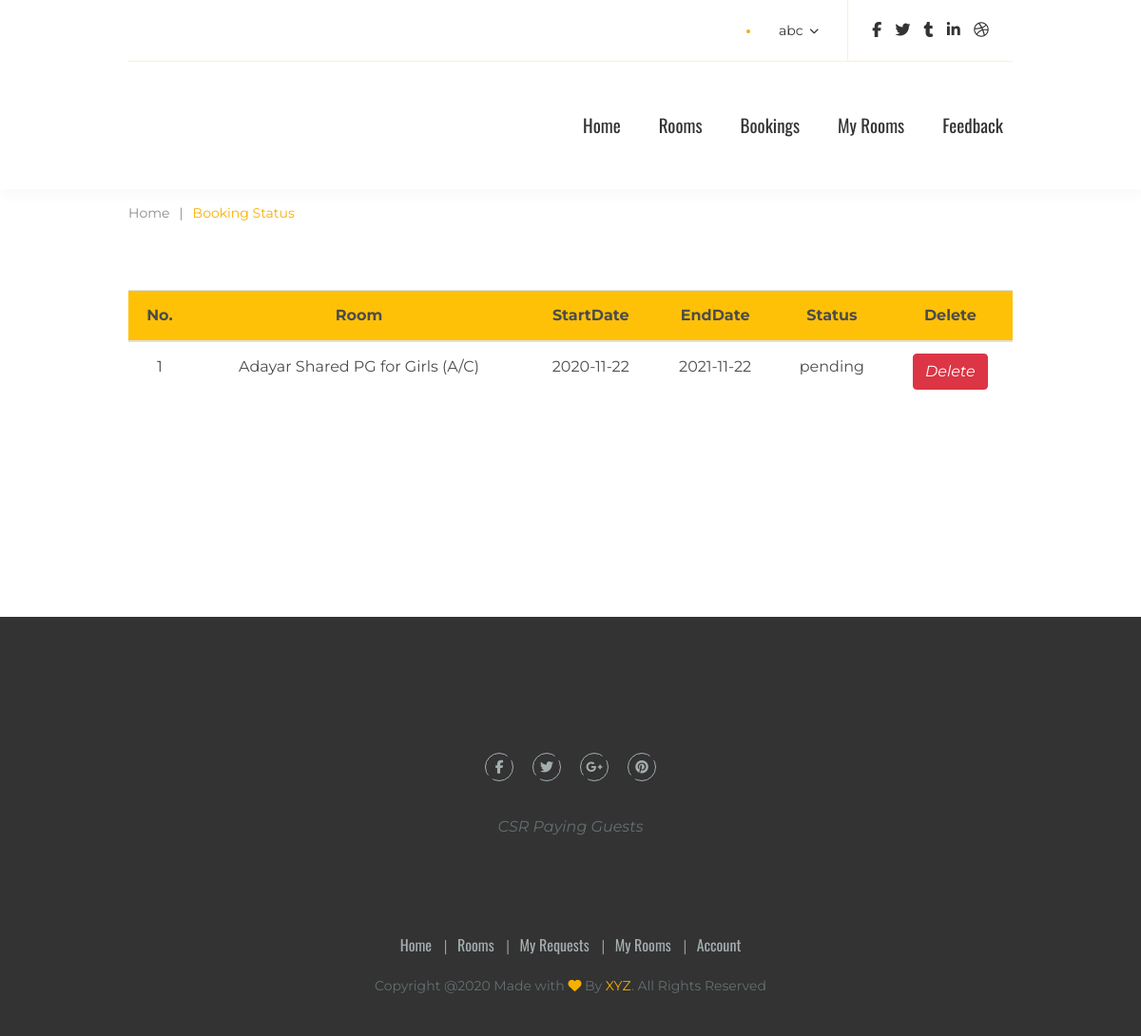
Screenshot of /user/status.php (signed in) with the database file from the repository.
### tables this page shows
CREATE TABLE `requests` (
  `id` int(11) NOT NULL,
  `userid` int(11) NOT NULL,
  `name` varchar(255) NOT NULL,
  `email` varchar(255) NOT NULL,
  `room` varchar(100) NOT NULL,
  `room_id` int(11) NOT NULL,
  `start_date` date NOT NULL,
  `end_date` date NOT NULL,
  `duration` int(11) NOT NULL,
  `quantity` int(11) NOT NULL,
  `status` varchar(50) NOT NULL,
  `description` varchar(255) DEFAULT NULL,
  `created_at` datetime NOT NULL DEFAULT current_timestamp()
);

### user/status.php (the view, shortened to what this page needs)
<?php
include_once('../include/head.php');
if(isset($_SESSION['user_id']))
	{
		?>
<body class="not-front page-rooms">
    <div id="main">
        <?php include_once('../include/header.php'); ?>
        <div class="breadcrumbs1_wrapper">
            <div class="container">
                <div class="breadcrumbs1"><a href="../">Home</a><span>|</span>Booking Status</div>
            </div>
        </div>
        <div class="container" style="min-height:400px;">
            <div class="table-responsive">
                <br><br>
                <table class="table table-hover text-center">
                    <thead>
                        <tr class="bg-warning">
                            <th>No. </th>
                            <th>Room</th>
                            <th>StartDate</th>
                            <th>EndDate</th>
                            <th>Status</th>
                            <th>Delete</th>
                        </tr>
                    </thead>
                    <tbody>
                    <?php
                        $user_id=$_SESSION['user_id'];
                        $requests=mysqli_query($con,"select * from requests where userid='$user_id' && status!='approved' order by id desc");
                        if(mysqli_num_rows($requests)) :
                            $no=1;
                            while($row=mysqli_fetch_array($requests)) : ?>
                            <tr>
                                <td><?php echo $no; $no++; ?></td>
                                <td><?php echo $row['room']; ?></td>
                                <td><?php echo $row['start_date']; ?></td>
                                <td><?php echo $row['end_date']; ?></td>
                                <td><?php echo $row['status']; ?><br> <?php echo $row['description']; ?> </td>
                                <td><a href="../include/process.php?delete_request=<?php echo $row['id']; ?>"><i class="btn btn-danger">Delete</i></a></td>
                            </tr>
                        <?php endwhile;
                        else : ?>
                            <tr>
                                <td colspan="6">Nothing Found</td>
                            </tr>
                        <?php endif; ?>
                        </tbody>
                </table>
            </div>
        </div>
    </div>
    <?php include_once('../include/footer.php'); ?>
</body>
</html>
<?php
	}
?>

### assets/css/style.css (style rules this page uses)
a { color:#f6ae00; text-decoration: underline; outline:none }
body { background:#fff; border:0; color:#4c4c4c; min-width: 320px; font-size: 16px; line-height: 1.75; font-family: 'Montserrat', sans-serif; }
#main { margin: 0 auto; position: relative; overflow: hidden; }
.breadcrumbs1_wrapper { position: relative; }
.breadcrumbs1 { padding: 15px 0; font-weight: 400; line-height: 20px; color: #fab000; font-size: 14px; }
.breadcrumbs1 a { color: #8c8c8c; text-decoration: none; display: inline-block; }
.breadcrumbs1 span { display: inline-block; margin: 0 10px; color: #8c8c8c; }

### rows the page displays
requests: room "Adayar Shared PG for Girls (A/C)", start_date "2020-11-22", end_date "2021-11-22", status "pending"

### other values shown
$_SESSION['name'] "abc"
